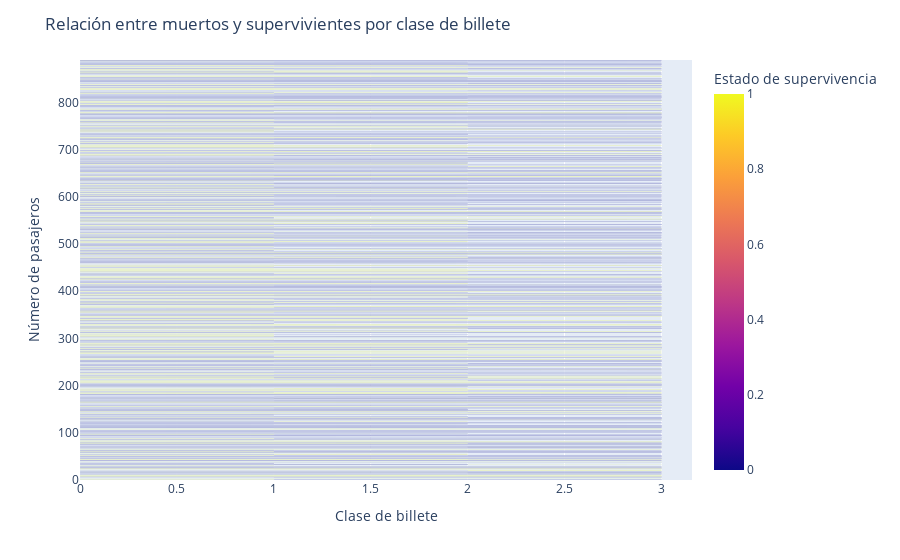

Source (notebook cell):
### Markdown cell above
#### Veamos qué relación hay entre los no supervivientes y la clase de su billete.

### Code cell
import plotly.express as px


# Etiquetas para la leyenda
legend_labels = {0: 'No Sobrevivió', 1: 'Sobrevivió'}
pclass_labels = {1: '1ª Clase', 2: '2ª Clase', 3: '3ª Clase'}

# Creo un gráfico interactivo con Plotly Express
fig = px.bar(df, x='Pclass', color='Survived', barmode='stack',
             labels={'Survived': 'Estado de supervivencia', 'Pclass': 'Clase de billete'},
             category_orders={'Pclass': [1, 2, 3]},
             color_discrete_map={0: 'purple', 1: 'turquoise'})

# Añado leyenda
fig.update_layout(legend_title_text='Survived', legend=dict(traceorder='normal'))

# Personalizo el gráfico
fig.update_layout(title='Relación entre muertos y supervivientes por clase de billete',
                  xaxis_title='Clase de billete', yaxis_title='Número de pasajeros')

# Mostramos el gráfico interactivo
fig.show()

### Figure 1 — Plotly figure (JSON) as saved in the notebook; plotly's stock layout.template omitted (floating-point values rounded to 4 significant figures; data arrays with more than 128 entries replaced by an {"elided": "..."} marker saying what was removed)
{"data": [{"alignmentgroup": "True", "hovertemplate": "Clase de billete=%{x}<br>index=%{y}<br>Estado de supervivencia=%{marker.color}<extra></extra>", "legendgroup": "", "marker": {"color": {"elided": "891 int values"}, "coloraxis": "coloraxis", "pattern": {"shape": ""}}, "name": "", "offsetgroup": "", "orientation": "h", "showlegend": false, "textposition": "auto", "type": "bar", "x": {"elided": "891 int values"}, "xaxis": "x", "y": {"elided": "891 int values"}, "yaxis": "y"}], "layout": {"barmode": "stack", "coloraxis": {"colorbar": {"title": {"text": "Estado de supervivencia"}}, "colorscale": [[0, "#0d0887"], [0.1111, "#46039f"], [0.2222, "#7201a8"], [0.3333, "#9c179e"], [0.4444, "#bd3786"], [0.5556, "#d8576b"], [0.6667, "#ed7953"], [0.7778, "#fb9f3a"], [0.8889, "#fdca26"], [1, "#f0f921"]]}, "legend": {"title": {"text": "Survived"}, "tracegroupgap": 0, "traceorder": "normal"}, "margin": {"t": 60}, "title": {"text": "Relación entre muertos y supervivientes por clase de billete"}, "xaxis": {"anchor": "y", "categoryarray": [1, 2, 3], "categoryorder": "array", "domain": [0, 1], "title": {"text": "Clase de billete"}}, "yaxis": {"anchor": "x", "domain": [0, 1], "title": {"text": "Número de pasajeros"}}}}
